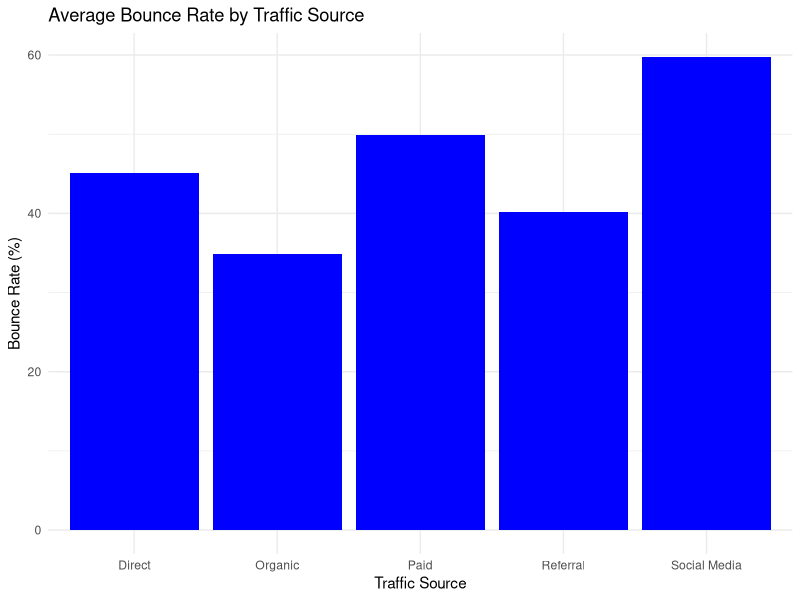
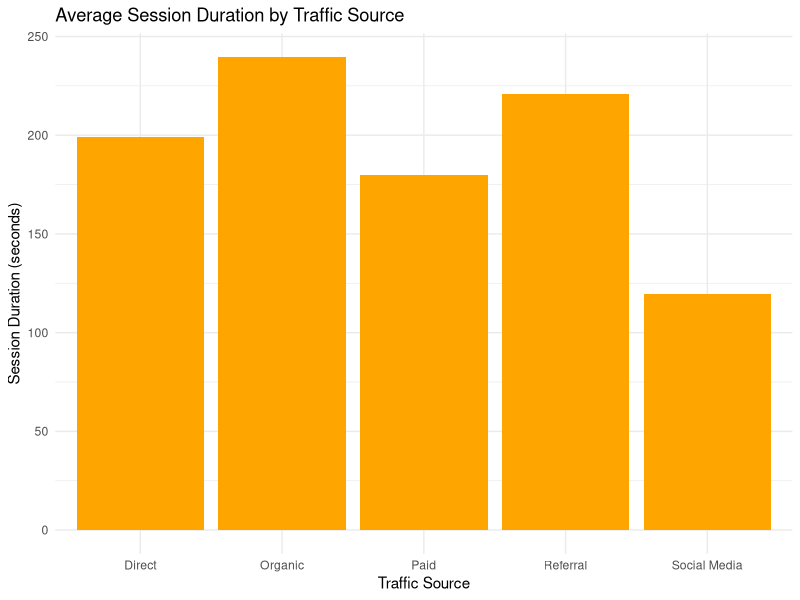
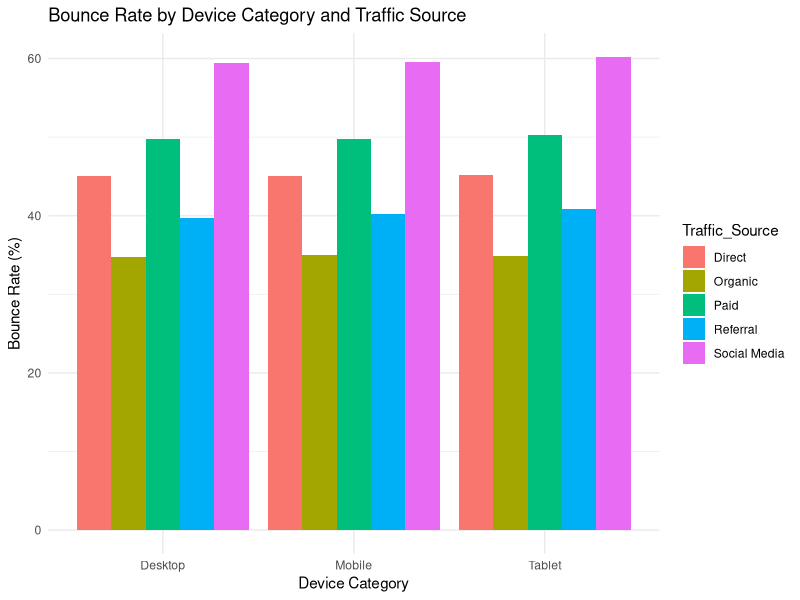

R code for these plots, in order:
# Install and load necessary libraries
install.packages("dplyr")
install.packages("ggplot2")
install.packages("readr")
install.packages("lubridate")

library(dplyr)
library(ggplot2)
library(readr)
library(lubridate)

# Load the dataset
data <- read_csv("web_traffic_data.csv")

# Preview data
head(data)


# Check for missing values
sum(is.na(data))

# Get an overview of the dataset
glimpse(data)

# Convert 'Date' to Date-Time format
data$Date <- ymd_hms(data$Date)

# Check summary
summary(data)

library(dplyr)

# Summarize bounce rate by traffic source
traffic_summary <- data %>%
  group_by(Traffic_Source) %>%
  summarise(
    Avg_Bounce_Rate = mean(Bounce_Rate, na.rm = TRUE),
    Avg_Session_Duration = mean(Avg_Session_Duration, na.rm = TRUE),
    Total_Sessions = sum(Sessions)
  )

# View the summary
print(traffic_summary)

# Bar chart of average bounce rate by traffic source
ggplot(traffic_summary, aes(x = Traffic_Source, y = Avg_Bounce_Rate)) +
  geom_bar(stat = "identity", fill = "blue") +
  labs(title = "Average Bounce Rate by Traffic Source", 
       x = "Traffic Source", 
       y = "Bounce Rate (%)") +
  theme_minimal()

# Bar chart of average session duration by traffic source
ggplot(traffic_summary, aes(x = Traffic_Source, y = Avg_Session_Duration)) +
  geom_bar(stat = "identity", fill = "orange") +
  labs(title = "Average Session Duration by Traffic Source", 
       x = "Traffic Source", 
       y = "Session Duration (seconds)") +
  theme_minimal()

# Summarize bounce rate by device category and traffic source
device_traffic_summary <- data %>%
  group_by(Device_Category, Traffic_Source) %>%
  summarise(
    Avg_Bounce_Rate = mean(Bounce_Rate),
    Avg_Session_Duration = mean(Avg_Session_Duration)
  )

# View the summary
print(device_traffic_summary)

# Visualize bounce rate across devices
ggplot(device_traffic_summary, aes(x = Device_Category, y = Avg_Bounce_Rate, fill = Traffic_Source)) +
  geom_bar(stat = "identity", position = "dodge") +
  labs(title = "Bounce Rate by Device Category and Traffic Source", 
       x = "Device Category", 
       y = "Bounce Rate (%)") +
  theme_minimal()

# Perform ANOVA to compare bounce rates across traffic sources
anova_result <- aov(Bounce_Rate ~ Traffic_Source, data = data)
summary(anova_result)

# Perform t-test to compare bounce rate between Mobile and Desktop
t_test_result <- t.test(Bounce_Rate ~ Device_Category, 
                        data = filter(data, Device_Category %in% c('Mobile', 'Desktop')))
print(t_test_result)

